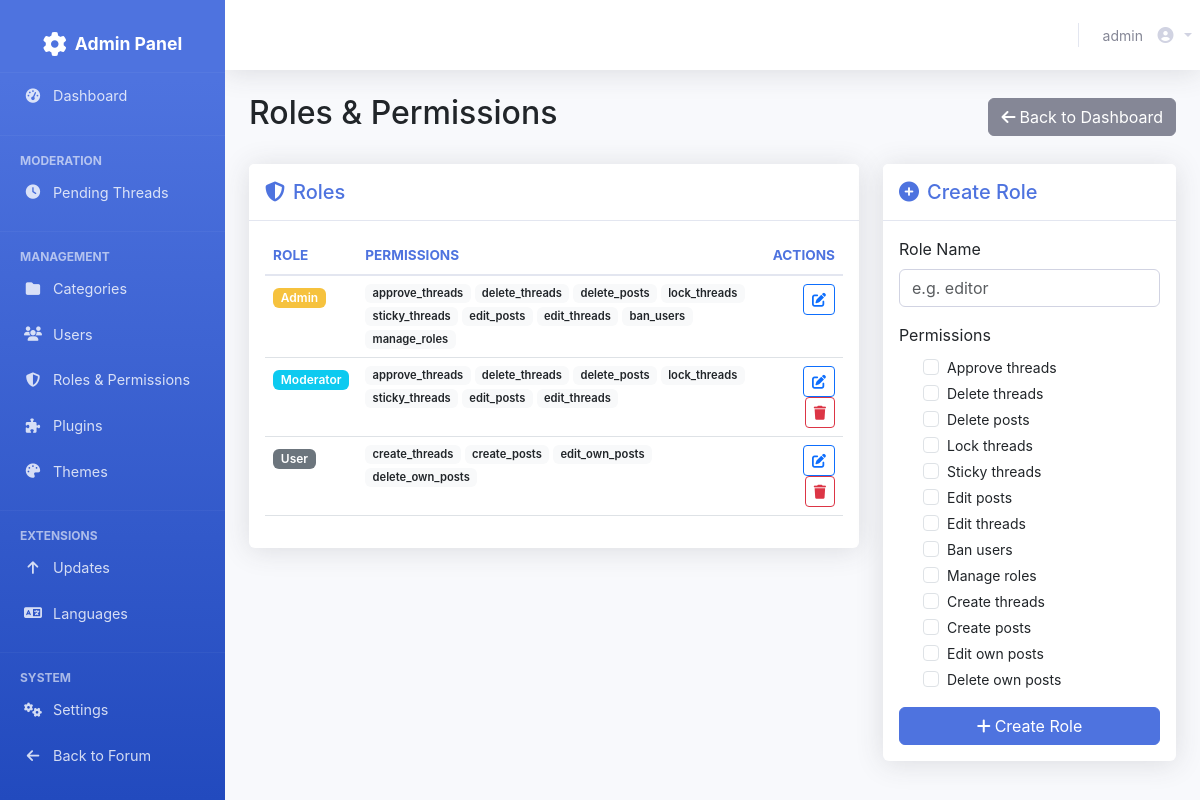
The page /admin/roles (signed in) on the database its author committed.
### tables this page shows
CREATE TABLE roles (id INTEGER PRIMARY KEY AUTOINCREMENT, name TEXT NOT NULL UNIQUE, permissions TEXT DEFAULT '[]', created_at DATETIME DEFAULT CURRENT_TIMESTAMP);

### views/admin_roles.php (the view, shortened to what this page needs)
<?php
global $pdo;
$roles = $pdo->query("SELECT * FROM roles ORDER BY id ASC")->fetchAll();
$allPermissions = [
    'can_approve_threads' => 'Approve threads',
    'can_delete_threads' => 'Delete threads',
    'can_delete_posts' => 'Delete posts',
    'can_lock_threads' => 'Lock threads',
    'can_sticky_threads' => 'Sticky threads',
    'can_edit_posts' => 'Edit posts',
    'can_edit_threads' => 'Edit threads',
    'can_ban_users' => 'Ban users',
    'can_manage_roles' => 'Manage roles',
    'can_create_threads' => 'Create threads',
    'can_create_posts' => 'Create posts',
    'can_edit_own_posts' => 'Edit own posts',
    'can_delete_own_posts' => 'Delete own posts',
];
?>
<?php include __DIR__.'/admin_header.php'; render_admin_header('Roles & Permissions'); ?>
<div class="container-fluid">
    <div class="d-flex justify-content-between align-items-center mb-4">
        <h2>Roles & Permissions</h2>
        <a href="<?= url('admin') ?>" class="btn btn-secondary"><i class="fas fa-arrow-left me-1"></i>Back to Dashboard</a>
    </div>
    <div class="row g-4">
        <div class="col-lg-8">
            <div class="card shadow mb-4">
                <div class="card-header py-3">
                    <h5 class="card-title mb-0"><i class="fas fa-shield-halved me-2"></i>Roles</h5>
                </div>
                <div class="card-body">
                    <div class="table-responsive">
                        <table class="table table-hover">
                            <thead>
                                <tr>
                                    <th>Role</th>
                                    <th>Permissions</th>
                                    <th class="text-end">Actions</th>
                                </tr>
                            </thead>
                            <tbody>
                                <?php foreach ($roles as $role):
                                    $perms = json_decode($role['permissions'] ?? '[]', true) ?? [];
                                ?>
                                <tr>
                                    <td>
                                        <span class="badge <?= $role['name'] === 'admin' ? 'bg-warning' : ($role['name'] === 'moderator' ? 'bg-info' : 'bg-secondary') ?>">
                                            <?= escape(ucfirst($role['name'])) ?>
                                        </span>
                                    </td>
                                    <td>
                                        <div class="d-flex flex-wrap gap-1">
                                            <?php foreach ($perms as $perm): ?>
                                                <span class="badge bg-light text-dark" style="font-size:0.7rem"><?= escape(str_replace('can_', '', $perm)) ?></span>
                                            <?php endforeach; ?>
                                        </div>
                                    </td>
                                    <td class="text-end">
                                        <button class="btn btn-sm btn-outline-primary" onclick="document.getElementById('edit-form-<?= $role['id'] ?>).classList.toggle('d-none')">
                                            <i class="fas fa-edit"></i>
                                        </button>
                                        <?php if ($role['name'] !== 'admin'): ?>
                                        <form method="POST" action="<?= url('admin_roles_action') ?>" class="d-inline" onsubmit="return confirm('Delete this role?')">
                                            <button class="btn btn-sm btn-outline-danger"><i class="fas fa-trash"></i></button>
                                        </form>
                                        <?php endif; ?>
                                    </td>
                                </tr>
                                <?php endforeach; ?>
                            </tbody>
                        </table>
                    </div>
                </div>
            </div>
        </div>
        <div class="col-lg-4">
            <div class="card shadow mb-4">
                <div class="card-header py-3">
                    <h5 class="card-title mb-0"><i class="fas fa-plus-circle me-2"></i>Create Role</h5>
                </div>
                <div class="card-body">
                    <form method="POST" action="<?= url('admin_roles_action') ?>">
                        <div class="mb-3">
                            <label class="form-label">Role Name</label>
                            <input type="text" name="role_name" class="form-control" required placeholder="e.g. editor">
                        </div>
                        <div class="mb-3">
                            <label class="form-label">Permissions</label>
                            <div class="form-check">
                                <?php foreach ($allPermissions as $permKey => $permLabel): ?>
                                    <div class="form-check">
                                        <input class="form-check-input" type="checkbox" name="permissions[]" value="<?= $permKey ?>" id="new_perm_<?= $permKey ?>">
                                        <label class="form-check-label small" for="new_perm_<?= $permKey ?>"><?= escape($permLabel) ?></label>
                                    </div>
                                <?php endforeach; ?>
                            </div>
                        </div>
                        <button type="submit" class="btn btn-primary w-100"><i class="fas fa-plus me-1"></i>Create Role</button>
                    </form>
                </div>
            </div>
        </div>
    </div>
</div>

### assets/admin.css (style rules this page uses)
body.admin-layout { background-color: #f8f9fc; font-family: 'Nunito', -apple-system, BlinkMacSystemFont, 'Segoe UI', Roboto, 'Helvetica Neue', Arial, sans-serif; }
.card { border: none; box-shadow: 0 0.15rem 1.75rem 0 rgba(58, 59, 69, 0.1); margin-bottom: 1.5rem; transition: transform 0.2s; }
.card-header { background-color: #fff; border-bottom: 1px solid #e3e6f0; font-weight: 700; color: #4e73df; }
.bg-warning { background-color: #f6c23e !important; }
.shadow { box-shadow: 0 0.15rem 1.75rem 0 rgba(58, 59, 69, 0.15) !important; }
.btn-sm { padding: 0.25rem 0.5rem; font-size: 0.875rem; }
.btn-primary { background-color: #4e73df; border-color: #4e73df; color: #fff; }
.btn-secondary { background-color: #858796; border-color: #858796; color: #fff; }
.table { color: #5a5c69; }
.table thead th { border-bottom: 2px solid #e3e6f0; font-weight: 700; text-transform: uppercase; font-size: 0.85rem; color: #4e73df; }
.form-control { border: 1px solid #d1d3e2; color: #6e707e; }
.badge { font-weight: 600; padding: 0.35em 0.65em; }

### rows shown on the page
roles: name "Admin", permissions "approve_threads", permissions "delete_threads", permissions "delete_posts", permissions "lock_threads", permissions "sticky_threads", permissions "edit_posts", permissions "edit_threads", permissions "ban_users", permissions "manage_roles"
roles: name "Moderator", permissions "approve_threads", permissions "delete_threads", permissions "delete_posts", permissions "lock_threads", permissions "sticky_threads", permissions "edit_posts", permissions "edit_threads"
roles: name "User", permissions "create_threads", permissions "create_posts", permissions "edit_own_posts", permissions "delete_own_posts"

### other values the page prints
$_SESSION['username'] "admin"
$permLabel "Approve threads"
$permLabel "Delete threads"
$permLabel "Delete posts"
$permLabel "Lock threads"
$permLabel "Sticky threads"
$permLabel "Edit posts"
$permLabel "Edit threads"
$permLabel "Ban users"
$permLabel "Manage roles"
$permLabel "Create threads"
$permLabel "Create posts"
$permLabel "Edit own posts"
$permLabel "Delete own posts"
